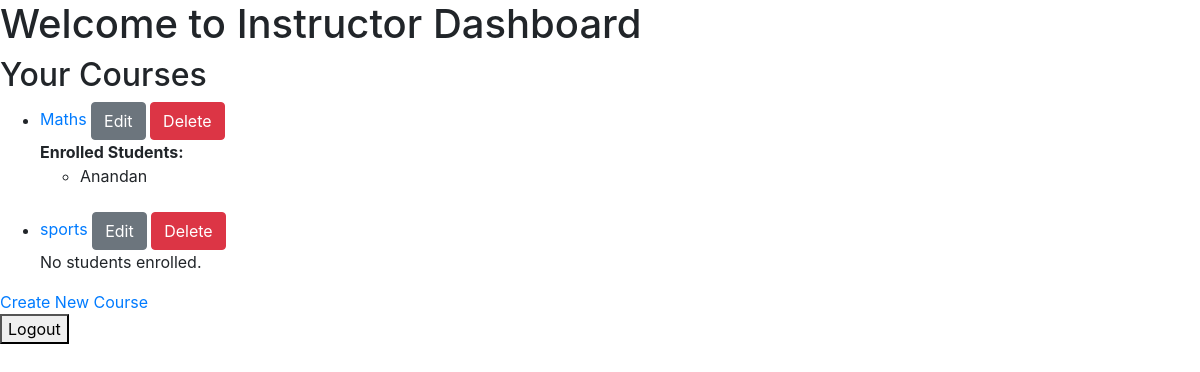
The page /student (signed in) on the database its author committed.
### newapp/models.py (models this page shows)
class Course(models.Model):
    title = models.CharField(max_length=200)
    description = models.TextField(null=True,blank=True)
    content = models.TextField(null=True,blank=True)
    instructor = models.ForeignKey(User, on_delete=models.CASCADE, related_name="courses")
    students = models.ManyToManyField(User, related_name="enrolled_courses", blank=True)

### newapp/views.py (the view)
# urls.py: path('student', views.dashboard, name='studentpage'),
@login_required
def dashboard(request):
    last_accessed_course_id = request.session.get('last_accessed_course')
    if last_accessed_course_id:
        last_accessed_course = Course.objects.get(id=last_accessed_course_id)
    else:
        last_accessed_course = None
    user_profile = request.user.userprofile
    if user_profile.role == 'Student':
        all_courses = Course.objects.all()
        enrolled_courses = Course.objects.filter(students=request.user)
        return render(request, 'studentpage.html', {'enrolled_courses': enrolled_courses,'all_courses' : all_courses,'last_accessed_course': last_accessed_course})
    elif user_profile.role == 'Instructor':
        courses = Course.objects.filter(instructor=request.user)
        return render(request, 'instructorpage.html', {'courses': courses})
    else:
        return redirect('admin_dashboard')

### templates/instructorpage.html (shortened to what this page needs)
<!DOCTYPE html>
<html lang="en">
<head>
    <link rel="stylesheet" href="https://cdn.jsdelivr.net/npm/bootstrap@4.0.0/dist/css/bootstrap.min.css">
    <sript src="https://cdn.jsdelivr.net/npm/bootstrap@4.0.0/dist/js/bootstrap.min.js"></script>
    <licript src="https://cdn.jsdelivr.net/npm/popper.js@1.12.9/dist/umd/popper.min.js"></script>
    <scnk rel="stylesheet" href="https://cdnjs.cloudflare.com/ajax/libs/font-awesome/6.5.1/css/all.min.css" />
</head>
<body>
    <h1>Welcome to Instructor Dashboard</h1>
    <h2>Your Courses</h2>
    <ul>
        {% for course in courses %}
        <li>
            <a href="{% url 'course_detail' course.id %}">{{ course.title }}</a>
            <a href="{% url 'course_edit' course.id %}" class="btn btn-secondary">Edit</a>
            <form action="{% url 'course_delete' course.id %}" method="post" style="display:inline;">
                <button type="submit" onclick="return confirm('Are you sure you want to delete this course?');" class="btn btn-danger">Delete</button>
            </form>
            {% if course.students.exists %}
            <div>
                <strong>Enrolled Students:</strong>
                <ul>
                    {% for student in course.students.all %}
                        <li>{{ student.get_full_name|default:student.username }}</li>
                    {% endfor %}
                </ul><br>
            </div>
        {% else %}
            <div>No students enrolled.</div>
        {% endif %}
        </li>
        {% empty %}
            <li>No courses created yet.</li>
        {% endfor %}
    </ul>
    <a href="{% url 'course_create' %}">Create New Course</a>
<form action="{% url 'logout' %}" method="post">
    <button type="submit">Logout</button>
</form>
</body>
</html>

### rows shown on the page
Course: title "Maths"
Course: title "sports", shows "No students enrolled."

### other values the page prints
{{ student.get_full_name|default:student.username }} "Anandan"
